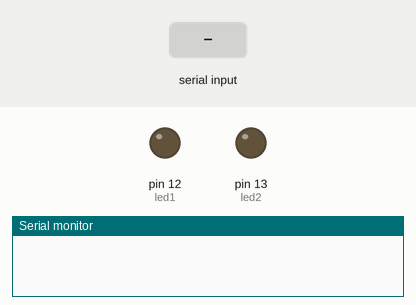
The sketch below on a simulated Arduino Uno, built with avr-gcc and run on an emulated ATmega328P. On the bench: output pins drawn as LEDs (lit = HIGH), the last lines printed to the serial monitor. Inputs (shaded band) come from the test bench.

Above: at 1.2 s.
1.3 s: "a" received over Serial
At 1.8 s:
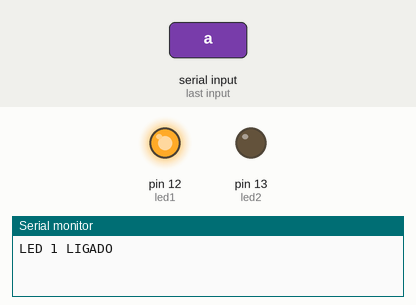
2.8 s: "d" received over Serial
At 4.0 s:
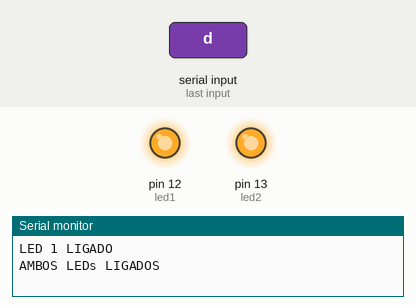
4.3 s: "q" received over Serial
At 5.3 s:
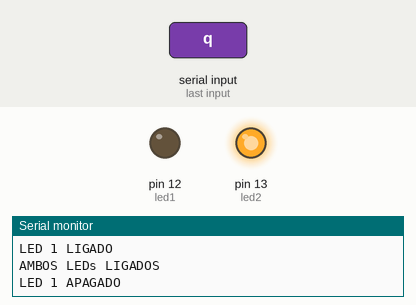
5.8 s: "w" received over Serial
At 6.5 s:
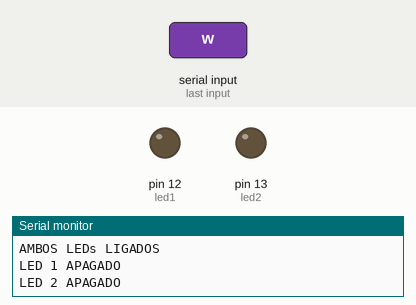
7.3 s: "s" received over Serial
At 7.6 s:
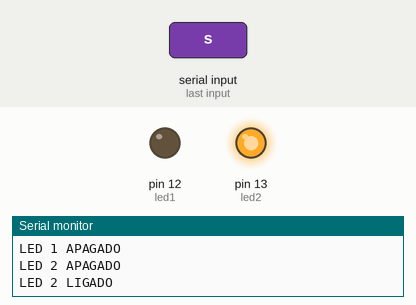
Timing chart, 0 to 9.8 s (numbered marks = the images above; inputs shaded):
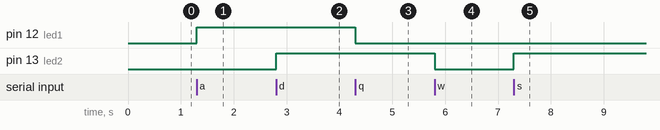

The sketch:

Autmacao.ino
```cpp
/**
   Automação
   @author Eugenio Ramos Junior
*/

#define led1 12
#define led2 13

char leitor; // Criando uma variável para receber um caracter, somente um caracter,  usando aspas simples ' '

void setup() {
  pinMode(led1, OUTPUT);
  pinMode(led2, OUTPUT);
  Serial.begin(9600);

}

void loop() {

  if (Serial.available()) {           //Avalia se há comunicação com porta serial, caso não haja não executa o código
    leitor = Serial.read();
    if(leitor == 'a') {               //Se receber a letra escolhida pelo Monitor Serial, executa a função
    digitalWrite(led1, HIGH);
    Serial.println("LED 1 LIGADO");
    }
    if(leitor == 'q') {
    digitalWrite(led1, LOW);
    Serial.println("LED 1 APAGADO");
    }
    if(leitor == 's') {
    digitalWrite(led2, HIGH);
    Serial.println("LED 2 LIGADO");
    }
    if(leitor == 'w') {
    digitalWrite(led2, LOW);
    Serial.println("LED 2 APAGADO");
    }
    if(leitor == 'd') {
    digitalWrite(led2, HIGH);
    digitalWrite(led1, HIGH);
    Serial.println("AMBOS LEDs LIGADOS");
    }
    if(leitor == 'e') {
    digitalWrite(led2, LOW);
    digitalWrite(led1, LOW);
    Serial.println("AMBOS LEDs APAGADOS");
    }
  }
}
```

Measured:
- after the input at 1.3 s, pin 12 (led1): LOW → HIGH at once
- after the input at 2.8 s, pin 13 (led2): LOW → HIGH at once
- after the input at 4.3 s, pin 12 (led1): HIGH → LOW at once
- after the input at 5.8 s, pin 13 (led2): HIGH → LOW at once
- after the input at 7.3 s, pin 13 (led2): LOW → HIGH at once
